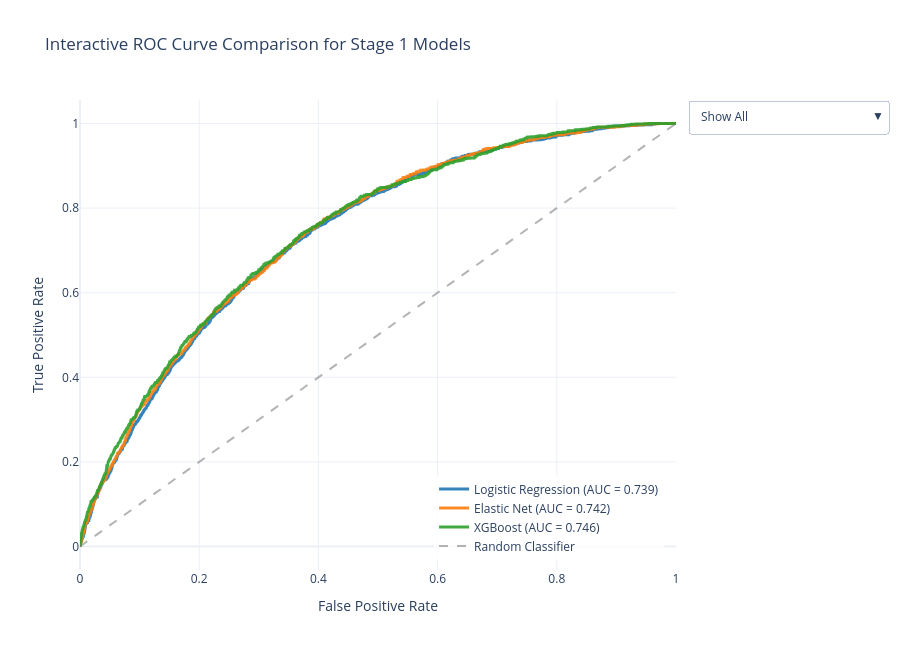

Notebook cell for this chart:
### Markdown cell above
This chunk creates the Stage 2 dataset correctly by keeping only rows where actual loss is greater than zero. That is important because severity should only be modeled among defaults.

### Code cell
import plotly.graph_objects as go
from sklearn.metrics import roc_curve, auc

# Compute ROC values
fpr_log, tpr_log, _ = roc_curve(y_default_val, logistic_val_proba)
auc_log = auc(fpr_log, tpr_log)

fpr_enet, tpr_enet, _ = roc_curve(y_default_val, elastic_net_val_proba)
auc_enet = auc(fpr_enet, tpr_enet)

fpr_xgb, tpr_xgb, _ = roc_curve(y_default_val, xgb_classifier_val_proba)
auc_xgb = auc(fpr_xgb, tpr_xgb)

# Store model curves
roc_data = {
    "Logistic Regression": {
        "fpr": fpr_log,
        "tpr": tpr_log,
        "auc": auc_log,
        "color": "#1f77b4"
    },
    "Elastic Net": {
        "fpr": fpr_enet,
        "tpr": tpr_enet,
        "auc": auc_enet,
        "color": "#ff7f0e"
    },
    "XGBoost": {
        "fpr": fpr_xgb,
        "tpr": tpr_xgb,
        "auc": auc_xgb,
        "color": "#2ca02c"
    }
}

# Create figure
fig = go.Figure()

for model_name, values in roc_data.items():
    fig.add_trace(go.Scatter(
        x=values["fpr"],
        y=values["tpr"],
        mode="lines",
        name=f"{model_name} (AUC = {values['auc']:.3f})",
        line=dict(color=values["color"], width=3),
        opacity=0.9
    ))

# Add random classifier line
fig.add_trace(go.Scatter(
    x=[0, 1],
    y=[0, 1],
    mode="lines",
    name="Random Classifier",
    line=dict(color="gray", width=2, dash="dash"),
    opacity=0.6
))

# Dropdown buttons to highlight one model while keeping others visible
buttons = []

# Show all normally
visible_all = [True] * len(fig.data)
buttons.append(dict(
    label="Show All",
    method="update",
    args=[
        {
            "visible": visible_all,
            "opacity": [0.9, 0.9, 0.9, 0.6],
            "line.width": [3, 3, 3, 2]
        }
    ]
))

# Highlight each individual model
for i, model_name in enumerate(list(roc_data.keys())):
    opacities = [0.2, 0.2, 0.2, 0.15]
    widths = [2, 2, 2, 1.5]
    opacities[i] = 1.0
    widths[i] = 5

    buttons.append(dict(
        label=f"Highlight {model_name}",
        method="update",
        args=[
            {
                "visible": visible_all,
                "opacity": opacities,
                "line.width": widths
            }
        ]
    ))

fig.update_layout(
    title="Interactive ROC Curve Comparison for Stage 1 Models",
    xaxis_title="False Positive Rate",
    yaxis_title="True Positive Rate",
    template="plotly_white",
    width=900,
    height=650,
    updatemenus=[
        dict(
            buttons=buttons,
            direction="down",
            showactive=True,
            x=1.02,
            xanchor="left",
            y=1.0,
            yanchor="top"
        )
    ],
    legend=dict(
        x=0.98,
        y=0.02,
        xanchor="right",
        yanchor="bottom",
        bgcolor="rgba(255,255,255,0.8)"
    )
)

fig.show()

### Figure 1 — Plotly figure (JSON) as saved in the notebook; plotly's stock layout.template omitted (floating-point values rounded to 4 significant figures; data arrays with more than 128 entries replaced by an {"elided": "..."} marker saying what was removed)
{"data": [{"line": {"color": "#1f77b4", "width": 3}, "mode": "lines", "name": "Logistic Regression (AUC = 0.739)", "opacity": 0.9, "type": "scatter", "x": {"elided": "2536 float values"}, "y": {"elided": "2536 float values"}}, {"line": {"color": "#ff7f0e", "width": 3}, "mode": "lines", "name": "Elastic Net (AUC = 0.742)", "opacity": 0.9, "type": "scatter", "x": {"elided": "2512 float values"}, "y": {"elided": "2512 float values"}}, {"line": {"color": "#2ca02c", "width": 3}, "mode": "lines", "name": "XGBoost (AUC = 0.746)", "opacity": 0.9, "type": "scatter", "x": {"elided": "2455 float values"}, "y": {"elided": "2455 float values"}}, {"line": {"color": "gray", "dash": "dash", "width": 2}, "mode": "lines", "name": "Random Classifier", "opacity": 0.6, "type": "scatter", "x": [0, 1], "y": [0, 1]}], "layout": {"height": 650, "legend": {"bgcolor": "rgba(255,255,255,0.8)", "x": 0.98, "xanchor": "right", "y": 0.02, "yanchor": "bottom"}, "title": {"text": "Interactive ROC Curve Comparison for Stage 1 Models"}, "updatemenus": [{"buttons": [{"args": [{"line.width": [3, 3, 3, 2], "opacity": [0.9, 0.9, 0.9, 0.6], "visible": [true, true, true, true]}], "label": "Show All", "method": "update"}, {"args": [{"line.width": [5, 2, 2, 1.5], "opacity": [1, 0.2, 0.2, 0.15], "visible": [true, true, true, true]}], "label": "Highlight Logistic Regression", "method": "update"}, {"args": [{"line.width": [2, 5, 2, 1.5], "opacity": [0.2, 1, 0.2, 0.15], "visible": [true, true, true, true]}], "label": "Highlight Elastic Net", "method": "update"}, {"args": [{"line.width": [2, 2, 5, 1.5], "opacity": [0.2, 0.2, 1, 0.15], "visible": [true, true, true, true]}], "label": "Highlight XGBoost", "method": "update"}], "direction": "down", "showactive": true, "x": 1.02, "xanchor": "left", "y": 1, "yanchor": "top"}], "width": 900, "xaxis": {"title": {"text": "False Positive Rate"}}, "yaxis": {"title": {"text": "True Positive Rate"}}}}
